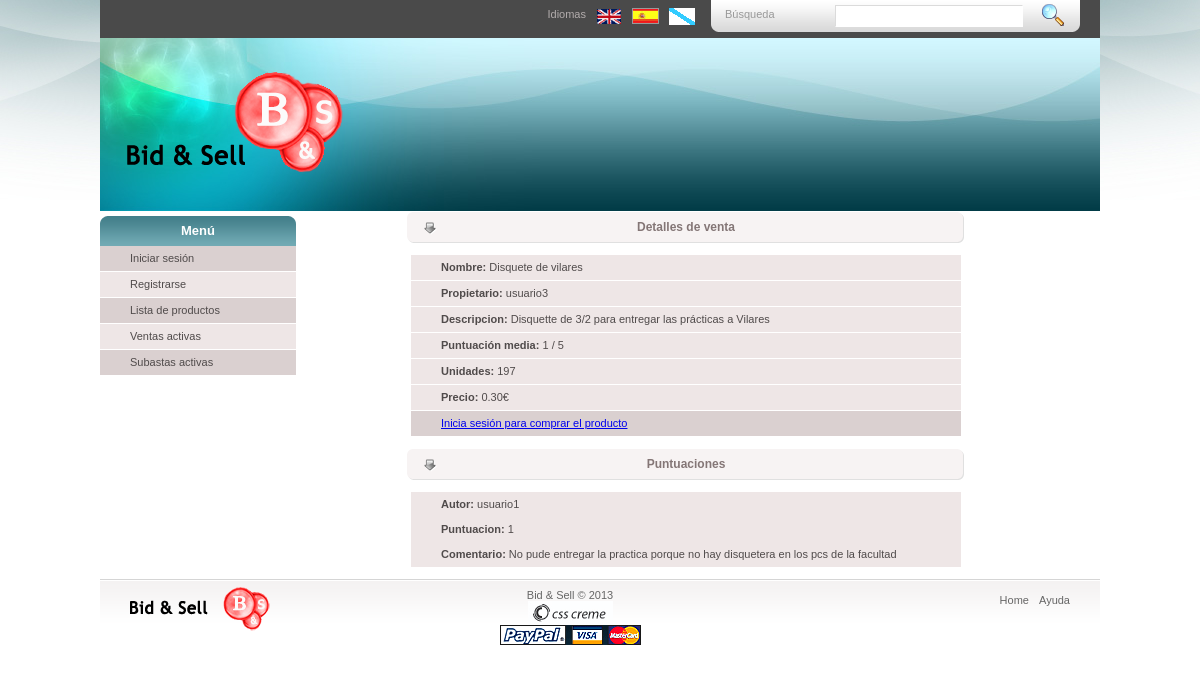
/index.php?controller=sale&action=get&id=4, run on the app's committed database.
### tables this page shows
CREATE TABLE IF NOT EXISTS `PRODUCTO` (
  `idProducto` int(10) unsigned NOT NULL AUTO_INCREMENT COMMENT 'Identificador unico de producto. Auto incrementado.',
  `propietario` varchar(20) NOT NULL COMMENT 'Login del propietario (clave foranea a USUARIO.login).',
  `estado` enum('pendiente','subasta','venta') NOT NULL DEFAULT 'pendiente' COMMENT 'Estado del producto: en venta, en subasta o aun no establecido (pendiende).',
  `nombre` varchar(255) NOT NULL COMMENT 'Nombre del producto.',
  `descripcion` text COMMENT 'Descripcion del producto. Puede ser nulo.',
  PRIMARY KEY (`idProducto`),
  KEY `propietario` (`propietario`)
);

CREATE TABLE IF NOT EXISTS `VENTA` (
  `idVenta` int(10) unsigned NOT NULL AUTO_INCREMENT COMMENT 'Identificador unico de ventas. Auto incrementado.',
  `idProducto` int(10) unsigned NOT NULL COMMENT 'Identificador del producto en venta (clave foranea a PRODUCTO.idProducto).',
  `precio` decimal(9,2) unsigned NOT NULL DEFAULT '0.00' COMMENT 'Precio de venta del producto (en euros).',
  `stock` int(3) unsigned NOT NULL DEFAULT '0' COMMENT 'Cantidad de ejemplares del producto disponibles para venta.',
  PRIMARY KEY (`idVenta`),
  KEY `idProducto` (`idProducto`)
);

CREATE TABLE IF NOT EXISTS `CALIFICACION` (
  `idCalificacion` int(11) NOT NULL AUTO_INCREMENT COMMENT 'Identificador unico de calificacion. Auto incrementado.',
  `idProducto` int(10) unsigned NOT NULL COMMENT 'Identificador del producto calificado (clave foranea a PRODUCTO.idProducto).',
  `login` varchar(20) DEFAULT NULL COMMENT 'Login del usuario que ha realizado la calificacion (clave foranea a USUARIO.login). No debe ser NULO, se permite solo para continuar almacenando las puntuaciones despues de que un usuario haya sido eliminado (hacer un "SET NULL").',
  `puntuacion` tinyint(1) unsigned NOT NULL DEFAULT '5' COMMENT 'Puntuacion dada por el usuario al producto. La base de datos lo limita de 0 a 255, la logica de la aplicacion debera velar por almacenar valores correctos.',
  `comentario` text COMMENT 'Comentario dado junto a la puntuacion. Puede ser nulo.',
  PRIMARY KEY (`idCalificacion`),
  KEY `idProducto` (`idProducto`,`login`),
  KEY `login` (`login`)
);

### views/layouts/application.php (called while the page is built, shortened)
<?php
require "header.php";
require "sidebar.php";
$this->yield();
require "footer.php";
?>

### controllers/SalesController.php (called while the page is built, shortened)
<?php
class SalesController extends Controller
{
    public function get()
    {
        $this->sale = new \models\Sale($this->request->id);
        if (!$this->sale->fill()) {
            $this->setFlash($this->lang["sale"]["get_err"]);
            $this->redirect("sale");
        }
        $this->product = new \models\Product($this->sale->getProductId());
        $ratings = \models\Rating::findBy(["idProducto" => $this->product->getId()]);
        $rateAvg = 0.0;
        foreach ($ratings as $rating) $rateAvg  += intval($rating->rating);
        if (count($ratings) > 0) $rateAvg /= count($ratings);
        $this->view->assign("product" , $this->product);
        $this->view->assign("sale"    , $this->sale);
        $this->view->assign("rate"    , $rateAvg);
        $this->view->assign("ratings" , $ratings);
        $this->view->render("sale_get");
    }
}
?>

### controllers/Router.php (called while the page is built, shortened)
<?php
class Router
{
    public function routeRequest($request)
    {
        $controller = "controllers\\HomeController";
        if ((isset($request->controller))) {
            $controller = $request->controller;
            $controller = "controllers\\" . ucfirst($controller) . "sController";
        }
        $action = isset($request->action) ? $request->action : "defaultAction";
        if (class_exists($controller) && method_exists($controller,$action)) {
            $controller = new $controller($request);
            $controller->$action();
        } else {
            header("HTTP/1.1 404 Not Found");
            include_once(__DIR__ . "/../assets/static/404.html");
            exit();
        }
    }
}
?>

### index.php (called while the page is built, shortened)
<?php
require_once(__DIR__ . "/components/ClassLoader.php");
$router = new controllers\Router();
$router->routeRequest(new components\Request());
?>

### models/Product.php (called while the page is built, shortened)
<?php
class Product extends Model
{
    private $idProduct;
    private $owner;
    public function __construct($idProduct = null, $owner = null)
    {
        $this->idProduct =   $idProduct;
        $this->owner       = $owner;
    }
    public function fill()
    {
        $rows = $this->dao->select(["*"], ["idProducto" => $this->idProduct]);
        $this->owner       = $rows[0]["propietario"];
        $this->name        = $rows[0]["nombre"];
        $this->description = $rows[0]["descripcion"];
        return true;
    }
    public function getId()
    {
        return $this->idProduct;
    }
    public function getOwner()
    {
        return $this->owner;
    }
}
?>

### database/SQLDAO.php (called while the page is built, shortened)
<?php
abstract class SQLDAO implements DAO
{
    protected $tableName;
    public function __construct($tableName)
    {
        $this->tableName = $tableName;
    }
    public function select($data, $where = null)
    {
        $db = DatabaseConnection::getConnection();
        $select = "SELECT ";
        $iter = new \CachingIterator(new \ArrayIterator($data));
        foreach ($iter as $column) {
            $select .= $column;
        }
        $select .= " FROM " . $this->tableName;
        if (isset($where)) {
            $select .= " WHERE ";
            $iter = new \CachingIterator(new \ArrayIterator($where));
            foreach ($iter as $key => $_) {
                $select .= $key . " = ?";
            }
        }
        $query = $db->prepare($select);
        if (isset($where)) {
            $i = 1;
            foreach ($where as $key => $_)
                $query->bindParam($i++, $where[$key]);
        }
        $result = array();
        if ($query->execute()) {
            while ($row = $query->fetch())
                $result[] = $row;
        }
        return $result;
    }
}
?>

### models/Sale.php (called while the page is built, shortened)
<?php
class Sale extends Model
{
    private $idSale;
    public function __construct($idSale = null, $idProduct = null)
    {
        $this->idSale    = $idSale;
    }
    public function fill()
    {
        $rows = $this->dao->select(["*"], ["idVenta" => $this->idSale]);
        $this->price     = $rows[0]["precio"];
        $this->stock     = $rows[0]["stock"];
        return true;
    }
}
?>

### components/Session.php (called while the page is built, shortened)
<?php
class Session
{
    public function __isset($key)
    {
        return isset($_SESSION[$key]);
    }
}
?>

### components/ClassLoader.php (called while the page is built, shortened)
<?php
class ClassLoader
{
    private $namespace;
    private $includePath;
    private $separator    = "\\";
    private $extension    = ".php";
    public function __construct($namespace = null, $includePath = null)
    {
        $this->namespace   = $namespace;
        $this->includePath = $includePath;
    }
    public function loadClass($className)
    {
        $ns = $this->namespace . $this->separator;
        if ($this->namespace === null || $ns === substr($className, 0, strlen($ns))) {
            $fileName  = "";
            $lastNsPos = strripos($className, $this->separator);
            if ($lastNsPos !== false) {
                $namespace = substr($className, 0, $lastNsPos);
                $className = substr($className, $lastNsPos + 1);
                $fileName  = str_replace($this->separator, DIRECTORY_SEPARATOR, $namespace);
                $fileName .= DIRECTORY_SEPARATOR;
            }
            $fileName .= str_replace('_', DIRECTORY_SEPARATOR, $className);
            $fileName .= $this->extension;
            $require = "";
            if ($this->includePath !== null)
                $require .= $this->includePath . DIRECTORY_SEPARATOR;
        }
    }
}
?>

### models/Rating.php (called while the page is built, shortened)
<?php
class Rating extends Model
{
    private $idRating;
    private $login;
    public function __construct($idRating = null, $idProduct = null, $login = null)
    {
        $this->idRating   = $idRating;
        $this->login      = $login;
    }
    public static function findBy($where)
    {
        $ids = \database\DAOFactory::getDAO("rating")->select(["idCalificacion"], $where);
        $found = array();
        foreach ($ids as $id) {
            $rating = new Rating($id["idCalificacion"]);
            if (!$rating->fill()) break;
            $found[ ] = $rating;
        }
        return $found;
    }
    public function fill()
    {
        $rows = $this->dao->select(["*"], ["idCalificacion" => $this->idRating]);
        $this->login      = $rows[0]["login"];
        $this->rating     = $rows[0]["puntuacion"];
        $this->commentary = $rows[0]["comentario"];
        return true;
    }
    public function getLogin()
    {
        return $this->login;
    }
}
?>

### models/Model.php (called while the page is built, shortened)
<?php
abstract class Model
{
    public function __construct()
    {
        $entity = substr(strchr(get_called_class(), "\\"), 1);
    }
}
?>

### components/Configuration.php (called while the page is built, shortened)
<?php
class Configuration
{
    private static $config;
    public static function readConfiguration($filename)
    {
        self::$config = parse_ini_file($filename, true);
    }
    public static function getValue($section, $key)
    {
        if (array_key_exists($section, self::$config) && array_key_exists($key, self::$config[$section]))
            return self::$config[$section][$key];
        return null;
    }
}
?>

### database/DAOFactory.php (called while the page is built, shortened)
<?php
class DAOFactory
{
    public static function getDAO($entityName)
    {
        $className = \components\Configuration::getValue("daos", strtolower($entityName));
        if (isset($className)) {
            return new $className();
        }
        return null;
    }
}
?>

### views/templates/sale_get.php (the view)
<div class="center_content">
    <div class="center_title_bar"><?php print $lang["sale"]["details"]; ?></div>
    <ul class="list">
        <li class="even"><?php print "<strong>" . $lang["product"]["name"]    . ":</strong> " . $product->name; ?></li>
        <li class="even"><?php print "<strong>" . $lang["product"]["owner"]   . ":</strong> " . $product->getOwner(); ?></li>
        <li class="even"><?php print "<strong>" . $lang["product"]["descr"]   . ":</strong> " . $product->description; ?></li>
        <li class="even"><?php print "<strong>" . $lang["product"]["rateAvg"] . ":</strong> " . $rate; ?> / 5</li>
        <li class="even"><?php print "<strong>" . $lang["sale"]["stock"]      . ":</strong> " . $sale->stock; ?></li>
        <li class="even"><?php print "<strong>" . $lang["sale"]["price"]      . ":</strong> " . $sale->price; ?>€</li>
        <li class="odd">
<?php if ($this->isLoggedIn()) {
        if ($sale->stock > 0 && $username !== $product->getOwner()) {
?>
            <a href="/index.php?controller=sale&action=purchase&sale=<?php print $sale->getId(); ?>">
                <?php print $lang["sale"]["buy"]; ?>
            </a>
            &nbsp;|&nbsp;
<?php } ?>
            <a href="/index.php?controller=product&action=rate&prod=<?php print $product->getId(); ?>">
                <?php print $lang["product"]["rate"]; ?>
            </a>
<?php   if ($this->session->username === $product->getOwner() || $this->isAdmin()) { ?>
            &nbsp;|&nbsp;
            <a href="/index.php?controller=sale&action=update&id=<?php print $sale->getId(); ?>">
                <?php print $lang["sale"]["update"]; ?>
            </a>
            &nbsp;|&nbsp;
            <a href="/index.php?controller=sale&action=delete&id=<?php print $sale->getId(); ?>">
                <?php print $lang["sale"]["delete"]; ?>
            </a>
<?php
        }
      } else {
?>
            <a href="/index.php?controller=user&action=login">
                <?php print $lang["sale"]["login_to_buy"]; ?>
            </a>
<?php } ?>
        </li>
    </ul>
    <div class="center_title_bar"><?php print $lang["product"]["ratings"]; ?></div>
    <ul class="list">
<?php
    if (count($ratings) > 0) {
        foreach ($ratings as $rating) {
?>
        <li class="even">
            <?php print "<strong>" . $lang["product"]["author"]  . ":</strong> " . $rating->getLogin(); ?>
            <br />
            <?php print "<strong>" . $lang["product"]["rating"]  . ":</strong> " . $rating->rating; ?>
            <br />
            <?php print "<strong>" . $lang["product"]["comment"] . ":</strong> " . $rating->commentary; ?>
        </li>
<?php
        }
    } else {
?>
        <li class="even">
            <?php print $lang["product"]["no_ratings"]; ?>
        </li>
<?php } ?>
    </ul>
</div>

### assets/css/style.css (style rules this page uses)
body { background:url(/assets/imgs/bg.jpg) no-repeat #fff center top; padding:0; font-family:Arial, Helvetica, sans-serif; font-size:11px; margin:0px auto auto auto; color:#000; }
.center_content { width:780px; float:left; margin: 0 auto; }
.center_title_bar { width:780px; height:33px; text-align:center; float:left; margin: 0 auto; line-height:33px; font-size:12px; color:#847676; font-weight:bold; background:url(/assets/img/bar_bg.gif) no-repeat center; }
ul.list { float:left; }
ul.list li { float:left; margin-left: 75px; list-style:none; display:inline-block; vertical-align:middle; }
ul.list li.odd { width: 520px;display:block;background-color: #dad0d0;border-bottom:1px #FFFFFF solid; text-decoration:none;color:#504b4b;padding:0 0 0 30px; line-height:25px; }
ul.list li.even { width:520px;display:block;background-color: #eee6e6;border-bottom:1px #FFFFFF solid; text-decoration:none;color:#504b4b;padding:0 0 0 30px; line-height:25px; }

### data on the page
producto: nombre "Disquete de vilares", propietario "usuario3", descripcion "Disquette de 3/2 para entregar las prácticas a Vilares"
venta: stock "197", precio "0.30"
calificacion: login "usuario1", puntuacion "1", comentario "No pude entregar la practica porque no hay disquetera en los pcs de la facultad"

### other printed values
$lang["general"]["search"] "Búsqueda"
$lang["general"]["languages"] "Idiomas"
$lang ["general"]["menu"] "Menú"
$lang["user"]["login"] "Iniciar sesión"
$lang ["user"]["register"] "Registrarse"
$lang["product"]["list"] "Lista de productos"
$lang ["sale"]["panel"] "Ventas activas"
$lang["bidding"]["panel"] "Subastas activas"
$lang["sale"]["details"] "Detalles de venta"
$lang["product"]["name"] "Nombre"
$lang["product"]["owner"] "Propietario"
$lang["product"]["descr"] "Descripcion"
$lang["product"]["rateAvg"] "Puntuación media"
$rate "1"
$lang["sale"]["stock"] "Unidades"
